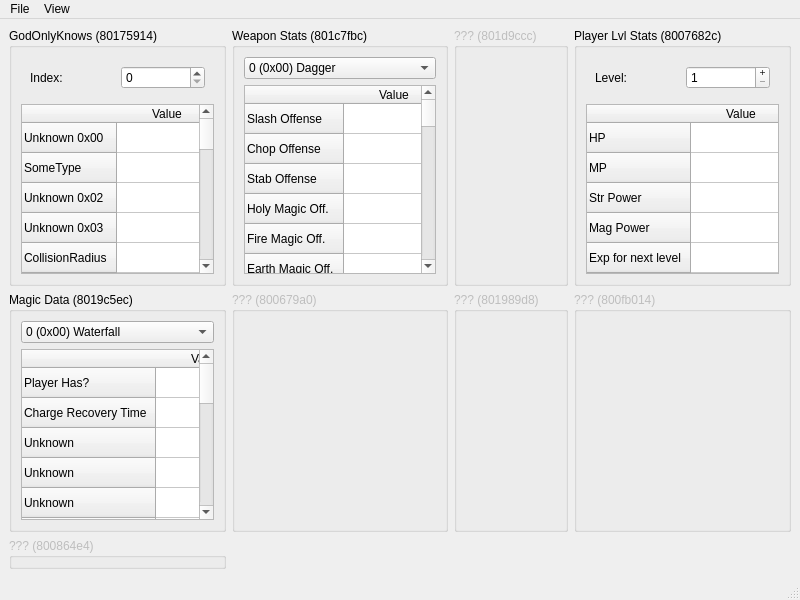
<?xml version="1.0" encoding="UTF-8"?>
<ui version="4.0">
 <class>MainWindow</class>
 <widget class="QMainWindow" name="MainWindow">
  <property name="geometry">
   <rect>
    <x>0</x>
    <y>0</y>
    <width>800</width>
    <height>600</height>
   </rect>
  </property>
  <property name="windowTitle">
   <string>MainWindow</string>
  </property>
  <widget class="QWidget" name="centralwidget">
   <layout class="QGridLayout" name="gridLayout">
    <item row="1" column="3">
     <widget class="QGroupBox" name="groupUnk5">
      <property name="enabled">
       <bool>false</bool>
      </property>
      <property name="title">
       <string>??? (800fb014)</string>
      </property>
     </widget>
    </item>
    <item row="1" column="2">
     <widget class="QGroupBox" name="groupUnk4">
      <property name="enabled">
       <bool>false</bool>
      </property>
      <property name="title">
       <string>??? (801989d8)</string>
      </property>
     </widget>
    </item>
    <item row="0" column="0">
     <widget class="QGroupBox" name="groupGodOnlyKnows">
      <property name="title">
       <string>GodOnlyKnows (80175914)</string>
      </property>
      <layout class="QVBoxLayout" name="verticalLayout_3">
       <item>
        <widget class="QWidget" name="widgetGOKControl" native="true">
         <layout class="QHBoxLayout" name="horizontalLayout_2">
          <item>
           <widget class="QLabel" name="labelGOKIndex">
            <property name="text">
             <string>Index:</string>
            </property>
           </widget>
          </item>
          <item>
           <widget class="QSpinBox" name="spinGOKIndex">
            <property name="maximum">
             <number>319</number>
            </property>
           </widget>
          </item>
         </layout>
        </widget>
       </item>
       <item>
        <widget class="QTableWidget" name="tableGOKData">
         <property name="editTriggers">
          <set>QAbstractItemView::NoEditTriggers</set>
         </property>
         <row>
          <property name="text">
           <string>Unknown 0x00</string>
          </property>
         </row>
         <row>
          <property name="text">
           <string>SomeType</string>
          </property>
         </row>
         <row>
          <property name="text">
           <string>Unknown 0x02</string>
          </property>
         </row>
         <row>
          <property name="text">
           <string>Unknown 0x03</string>
          </property>
         </row>
         <row>
          <property name="text">
           <string>CollisionRadius</string>
          </property>
         </row>
         <row>
          <property name="text">
           <string>Unknown 0x06</string>
          </property>
         </row>
         <row>
          <property name="text">
           <string>Unknown 0x07</string>
          </property>
         </row>
         <row>
          <property name="text">
           <string>Unknown 0x08</string>
          </property>
         </row>
         <row>
          <property name="text">
           <string>Unknown 0x09</string>
          </property>
         </row>
         <row>
          <property name="text">
           <string>Unknown 0x0A</string>
          </property>
         </row>
         <row>
          <property name="text">
           <string>Unknown 0x0B</string>
          </property>
         </row>
         <row>
          <property name="text">
           <string>Unknown 0x0C</string>
          </property>
         </row>
         <row>
          <property name="text">
           <string>Unknown 0x0D</string>
          </property>
         </row>
         <row>
          <property name="text">
           <string>Unknown 0x0E</string>
          </property>
         </row>
         <row>
          <property name="text">
           <string>Unknown 0x0F</string>
          </property>
         </row>
         <row>
          <property name="text">
           <string>Unknown 0x10</string>
          </property>
         </row>
         <row>
          <property name="text">
           <string>Unknown 0x11</string>
          </property>
         </row>
         <row>
          <property name="text">
           <string>Unknown 0x12</string>
          </property>
         </row>
         <row>
          <property name="text">
           <string>Unknown 0x13</string>
          </property>
         </row>
         <row>
          <property name="text">
           <string>Unknown 0x14</string>
          </property>
         </row>
         <row>
          <property name="text">
           <string>Unknown 0x15</string>
          </property>
         </row>
         <row>
          <property name="text">
           <string>Unknown 0x16</string>
          </property>
         </row>
         <row>
          <property name="text">
           <string>Unknown 0x17</string>
          </property>
         </row>
         <column>
          <property name="text">
           <string>Value</string>
          </property>
         </column>
        </widget>
       </item>
      </layout>
     </widget>
    </item>
    <item row="2" column="0">
     <widget class="QGroupBox" name="groupUnk6">
      <property name="enabled">
       <bool>false</bool>
      </property>
      <property name="title">
       <string>??? (800864e4)</string>
      </property>
     </widget>
    </item>
    <item row="1" column="0">
     <widget class="QGroupBox" name="groupMagic">
      <property name="title">
       <string>Magic Data (8019c5ec)</string>
      </property>
      <layout class="QVBoxLayout" name="verticalLayout_2">
       <item>
        <widget class="QComboBox" name="comboMagic">
         <item>
          <property name="text">
           <string>0 (0x00) Waterfall</string>
          </property>
         </item>
         <item>
          <property name="text">
           <string>1 (0x01) Stone</string>
          </property>
         </item>
         <item>
          <property name="text">
           <string>2 (0x02) Earth Wave</string>
          </property>
         </item>
         <item>
          <property name="text">
           <string>3 (0x03) Meteor</string>
          </property>
         </item>
         <item>
          <property name="text">
           <string>4 (0x04) Wind Cutter</string>
          </property>
         </item>
         <item>
          <property name="text">
           <string>5 (0x05) Ice Storm</string>
          </property>
         </item>
         <item>
          <property name="text">
           <string>6 (0x06) Freeze</string>
          </property>
         </item>
         <item>
          <property name="text">
           <string>7 (0x07) Fire Ball</string>
          </property>
         </item>
         <item>
          <property name="text">
           <string>8 (0x08) Fire Wall</string>
          </property>
         </item>
         <item>
          <property name="text">
           <string>9 (0x09) Fire Storm</string>
          </property>
         </item>
         <item>
          <property name="text">
           <string>10 (0x0A) Flame</string>
          </property>
         </item>
         <item>
          <property name="text">
           <string>11 (0x0B) Lightning Volt</string>
          </property>
         </item>
         <item>
          <property name="text">
           <string>12 (0x0C) Flash</string>
          </property>
         </item>
         <item>
          <property name="text">
           <string>13 (0x0D) Seath</string>
          </property>
         </item>
         <item>
          <property name="text">
           <string>14 (0x0E) Dispoison</string>
          </property>
         </item>
         <item>
          <property name="text">
           <string>15 (0x0F) Resist Fire</string>
          </property>
         </item>
         <item>
          <property name="text">
           <string>16 (0x10) Earth Heal</string>
          </property>
         </item>
         <item>
          <property name="text">
           <string>17 (0x11) Missile Shield</string>
          </property>
         </item>
         <item>
          <property name="text">
           <string>18 (0x12) Light</string>
          </property>
         </item>
         <item>
          <property name="text">
           <string>19 (0x13) Breath</string>
          </property>
         </item>
         <item>
          <property name="text">
           <string>20 (0x14) Dunno</string>
          </property>
         </item>
         <item>
          <property name="text">
           <string>21 (0x15) Dunno</string>
          </property>
         </item>
         <item>
          <property name="text">
           <string>22 (0x16) Dunno</string>
          </property>
         </item>
         <item>
          <property name="text">
           <string>23 (0x17) Dunno</string>
          </property>
         </item>
         <item>
          <property name="text">
           <string>24 (0x18) Dunno</string>
          </property>
         </item>
         <item>
          <property name="text">
           <string>25 (0x19) Dunno</string>
          </property>
         </item>
         <item>
          <property name="text">
           <string>26 (0x1A) Dunno</string>
          </property>
         </item>
         <item>
          <property name="text">
           <string>27 (0x1B) Dunno</string>
          </property>
         </item>
         <item>
          <property name="text">
           <string>28 (0x1C) Dunno</string>
          </property>
         </item>
         <item>
          <property name="text">
           <string>29 (0x1D) Dunno</string>
          </property>
         </item>
         <item>
          <property name="text">
           <string>30 (0x1E) Dunno</string>
          </property>
         </item>
         <item>
          <property name="text">
           <string>31 (0x1F) Dunno</string>
          </property>
         </item>
         <item>
          <property name="text">
           <string>32 (0x20) Dunno</string>
          </property>
         </item>
         <item>
          <property name="text">
           <string>33 (0x21) Dunno</string>
          </property>
         </item>
         <item>
          <property name="text">
           <string>34 (0x22) Dunno</string>
          </property>
         </item>
         <item>
          <property name="text">
           <string>35 (0x23) Dunno</string>
          </property>
         </item>
         <item>
          <property name="text">
           <string>36 (0x24) Dunno</string>
          </property>
         </item>
         <item>
          <property name="text">
           <string>37 (0x25) Dunno</string>
          </property>
         </item>
         <item>
          <property name="text">
           <string>38 (0x26) Dunno</string>
          </property>
         </item>
         <item>
          <property name="text">
           <string>39 (0x27) Dunno</string>
          </property>
         </item>
         <item>
          <property name="text">
           <string>40 (0x28) Dunno</string>
          </property>
         </item>
         <item>
          <property name="text">
           <string>41 (0x29) Dunno</string>
          </property>
         </item>
         <item>
          <property name="text">
           <string>42 (0x2A) Dunno</string>
          </property>
         </item>
         <item>
          <property name="text">
           <string>43 (0x2B) Dunno</string>
          </property>
         </item>
         <item>
          <property name="text">
           <string>44 (0x2C) Dunno</string>
          </property>
         </item>
         <item>
          <property name="text">
           <string>45 (0x2D) Dunno</string>
          </property>
         </item>
         <item>
          <property name="text">
           <string>46 (0x2E) Dunno</string>
          </property>
         </item>
         <item>
          <property name="text">
           <string>47 (0x2F) Dunno</string>
          </property>
         </item>
         <item>
          <property name="text">
           <string>48 (0x30) Dunno</string>
          </property>
         </item>
         <item>
          <property name="text">
           <string>49 (0x31) Dunno</string>
          </property>
         </item>
         <item>
          <property name="text">
           <string>50 (0x32) Dunno</string>
          </property>
         </item>
         <item>
          <property name="text">
           <string>51 (0x33) Dunno</string>
          </property>
         </item>
         <item>
          <property name="text">
           <string>52 (0x34) Dunno</string>
          </property>
         </item>
         <item>
          <property name="text">
           <string>53 (0x35) Dunno</string>
          </property>
         </item>
         <item>
          <property name="text">
           <string>54 (0x36) Dunno</string>
          </property>
         </item>
         <item>
          <property name="text">
           <string>55 (0x37) Dunno</string>
          </property>
         </item>
         <item>
          <property name="text">
           <string>56 (0x38) Dunno</string>
          </property>
         </item>
         <item>
          <property name="text">
           <string>57 (0x39) Dunno</string>
          </property>
         </item>
         <item>
          <property name="text">
           <string>58 (0x3A) Dunno</string>
          </property>
         </item>
         <item>
          <property name="text">
           <string>59 (0x3B) Dunno</string>
          </property>
         </item>
         <item>
          <property name="text">
           <string>60 (0x3C) Dunno</string>
          </property>
         </item>
         <item>
          <property name="text">
           <string>61 (0x3D) Dunno</string>
          </property>
         </item>
         <item>
          <property name="text">
           <string>62 (0x3E) Dunno</string>
          </property>
         </item>
        </widget>
       </item>
       <item>
        <widget class="QTableWidget" name="tableMagicData">
         <property name="editTriggers">
          <set>QAbstractItemView::NoEditTriggers</set>
         </property>
         <row>
          <property name="text">
           <string>Player Has?</string>
          </property>
         </row>
         <row>
          <property name="text">
           <string>Charge Recovery Time</string>
          </property>
         </row>
         <row>
          <property name="text">
           <string>Unknown</string>
          </property>
         </row>
         <row>
          <property name="text">
           <string>Unknown</string>
          </property>
         </row>
         <row>
          <property name="text">
           <string>Unknown</string>
          </property>
         </row>
         <row>
          <property name="text">
           <string>Unknown</string>
          </property>
         </row>
         <row>
          <property name="text">
           <string>Unknown</string>
          </property>
         </row>
         <row>
          <property name="text">
           <string>Unknown</string>
          </property>
         </row>
         <row>
          <property name="text">
           <string>Some Damage 1</string>
          </property>
         </row>
         <row>
          <property name="text">
           <string>Some Damage 2</string>
          </property>
         </row>
         <row>
          <property name="text">
           <string>Some Damage 3</string>
          </property>
         </row>
         <row>
          <property name="text">
           <string>Fire Damage</string>
          </property>
         </row>
         <row>
          <property name="text">
           <string>Earth Damage</string>
          </property>
         </row>
         <row>
          <property name="text">
           <string>Wind Damage</string>
          </property>
         </row>
         <row>
          <property name="text">
           <string>Water Damage</string>
          </property>
         </row>
         <row>
          <property name="text">
           <string>MP Cost</string>
          </property>
         </row>
         <row>
          <property name="text">
           <string>Unknown</string>
          </property>
         </row>
         <row>
          <property name="text">
           <string>Unknown</string>
          </property>
         </row>
         <column>
          <property name="text">
           <string>Value</string>
          </property>
         </column>
        </widget>
       </item>
      </layout>
     </widget>
    </item>
    <item row="0" column="1">
     <widget class="QGroupBox" name="groupWeaponStats">
      <property name="enabled">
       <bool>true</bool>
      </property>
      <property name="title">
       <string>Weapon Stats (801c7fbc)</string>
      </property>
      <layout class="QVBoxLayout" name="verticalLayout_4">
       <item>
        <widget class="QComboBox" name="comboWeapon">
         <item>
          <property name="text">
           <string>0 (0x00) Dagger</string>
          </property>
         </item>
         <item>
          <property name="text">
           <string>1 (0x01) Short Sword</string>
          </property>
         </item>
         <item>
          <property name="text">
           <string>2 (0x02) Knight Sword</string>
          </property>
         </item>
         <item>
          <property name="text">
           <string>3 (0x03) Morning Star</string>
          </property>
         </item>
         <item>
          <property name="text">
           <string>4 (0x04) Battle Hammer</string>
          </property>
         </item>
         <item>
          <property name="text">
           <string>5 (0x05) Bastard Sword</string>
          </property>
         </item>
         <item>
          <property name="text">
           <string>6 (0x06) Crescent Axe</string>
          </property>
         </item>
         <item>
          <property name="text">
           <string>7 (0x07) A</string>
          </property>
         </item>
         <item>
          <property name="text">
           <string>8 (0x08) A</string>
          </property>
         </item>
         <item>
          <property name="text">
           <string>9 (0x09) Flame Sword</string>
          </property>
         </item>
         <item>
          <property name="text">
           <string>10 (0x0A) Shiden</string>
          </property>
         </item>
         <item>
          <property name="text">
           <string>11 (0x0B) Spider</string>
          </property>
         </item>
         <item>
          <property name="text">
           <string>12 (0x0C) Ice Blade</string>
          </property>
         </item>
         <item>
          <property name="text">
           <string>13 (0x0D) Seath's Sword</string>
          </property>
         </item>
         <item>
          <property name="text">
           <string>14 (0x0E) Moonlight Sword</string>
          </property>
         </item>
         <item>
          <property name="text">
           <string>15 (0x0F) Dark Slayer</string>
          </property>
         </item>
         <item>
          <property name="text">
           <string>16 (0x10) Bow</string>
          </property>
         </item>
         <item>
          <property name="text">
           <string>17 (0x11) Arbalest</string>
          </property>
         </item>
        </widget>
       </item>
       <item>
        <widget class="QTableWidget" name="tableWeaponStats">
         <row>
          <property name="text">
           <string>Slash Offense</string>
          </property>
         </row>
         <row>
          <property name="text">
           <string>Chop Offense</string>
          </property>
         </row>
         <row>
          <property name="text">
           <string>Stab Offense</string>
          </property>
         </row>
         <row>
          <property name="text">
           <string>Holy Magic Off.</string>
          </property>
         </row>
         <row>
          <property name="text">
           <string>Fire Magic Off.</string>
          </property>
         </row>
         <row>
          <property name="text">
           <string>Earth Magic Off.</string>
          </property>
         </row>
         <row>
          <property name="text">
           <string>Wind Magic Off.</string>
          </property>
         </row>
         <row>
          <property name="text">
           <string>Water Magic Off.</string>
          </property>
         </row>
         <row>
          <property name="text">
           <string>Unknown 0x10</string>
          </property>
         </row>
         <row>
          <property name="text">
           <string>Unknown 0x11</string>
          </property>
         </row>
         <row>
          <property name="text">
           <string>Unknown 0x12</string>
          </property>
         </row>
         <row>
          <property name="text">
           <string>Unknown 0x13</string>
          </property>
         </row>
         <row>
          <property name="text">
           <string>Unknown 0x14</string>
          </property>
         </row>
         <row>
          <property name="text">
           <string>Unknown 0x15</string>
          </property>
         </row>
         <row>
          <property name="text">
           <string>Unknown 0x16</string>
          </property>
         </row>
         <row>
          <property name="text">
           <string>Unknown 0x17</string>
          </property>
         </row>
         <row>
          <property name="text">
           <string>Unknown 0x18</string>
          </property>
         </row>
         <row>
          <property name="text">
           <string>Unknown 0x19</string>
          </property>
         </row>
         <row>
          <property name="text">
           <string>Unknown 0x1A</string>
          </property>
         </row>
         <row>
          <property name="text">
           <string>Unknown 0x1B</string>
          </property>
         </row>
         <row>
          <property name="text">
           <string>Unknown 0x1C</string>
          </property>
         </row>
         <row>
          <property name="text">
           <string>Unknown 0x1D</string>
          </property>
         </row>
         <row>
          <property name="text">
           <string>Unknown 0x1E</string>
          </property>
         </row>
         <row>
          <property name="text">
           <string>Unknown 0x1F</string>
          </property>
         </row>
         <row>
          <property name="text">
           <string>Unknown 0x20</string>
          </property>
         </row>
         <row>
          <property name="text">
           <string>Unknown 0x21</string>
          </property>
         </row>
         <row>
          <property name="text">
           <string>Unknown 0x22</string>
          </property>
         </row>
         <row>
          <property name="text">
           <string>Unknown 0x23</string>
          </property>
         </row>
         <row>
          <property name="text">
           <string>Unknown 0x24</string>
          </property>
         </row>
         <row>
          <property name="text">
           <string>Unknown 0x25</string>
          </property>
         </row>
         <row>
          <property name="text">
           <string>Unknown 0x26</string>
          </property>
         </row>
         <row>
          <property name="text">
           <string>Unknown 0x27</string>
          </property>
         </row>
         <row>
          <property name="text">
           <string>Unknown 0x28</string>
          </property>
         </row>
         <row>
          <property name="text">
           <string>Unknown 0x29</string>
          </property>
         </row>
         <row>
          <property name="text">
           <string>Unknown 0x2A</string>
          </property>
         </row>
         <row>
          <property name="text">
           <string>Unknown 0x2B</string>
          </property>
         </row>
         <row>
          <property name="text">
           <string>Unknown 0x2C</string>
          </property>
         </row>
         <row>
          <property name="text">
           <string>Unknown 0x2D</string>
          </property>
         </row>
         <row>
          <property name="text">
           <string>Unknown 0x2E</string>
          </property>
         </row>
         <row>
          <property name="text">
           <string>Unknown 0x2F</string>
          </property>
         </row>
         <row>
          <property name="text">
           <string>Unknown 0x30</string>
          </property>
         </row>
         <row>
          <property name="text">
           <string>Unknown 0x31</string>
          </property>
         </row>
         <row>
          <property name="text">
           <string>Unknown 0x32</string>
          </property>
         </row>
         <row>
          <property name="text">
           <string>Unknown 0x33</string>
          </property>
         </row>
         <row>
          <property name="text">
           <string>Unknown 0x34</string>
          </property>
         </row>
         <row>
          <property name="text">
           <string>Unknown 0x35</string>
          </property>
         </row>
         <row>
          <property name="text">
           <string>Unknown 0x36</string>
          </property>
         </row>
         <row>
          <property name="text">
           <string>Unknown 0x37</string>
          </property>
         </row>
         <row>
          <property name="text">
           <string>Unknown 0x38</string>
          </property>
         </row>
         <row>
          <property name="text">
           <string>Unknown 0x39</string>
          </property>
         </row>
         <row>
          <property name="text">
           <string>Unknown 0x3A</string>
          </property>
         </row>
         <row>
          <property name="text">
           <string>Unknown 0x3B</string>
          </property>
         </row>
         <row>
          <property name="text">
           <string>Unknown 0x3C</string>
          </property>
         </row>
         <row>
          <property name="text">
           <string>Unknown 0x3D</string>
          </property>
         </row>
         <row>
          <property name="text">
           <string>Unknown 0x3E</string>
          </property>
         </row>
         <row>
          <property name="text">
           <string>Unknown 0x3F</string>
          </property>
         </row>
         <row>
          <property name="text">
           <string>Unknown 0x40</string>
          </property>
         </row>
         <row>
          <property name="text">
           <string>Unknown 0x41</string>
          </property>
         </row>
         <row>
          <property name="text">
           <string>Unknown 0x42</string>
          </property>
         </row>
         <row>
          <property name="text">
           <string>Unknown 0x43</string>
          </property>
         </row>
         <column>
          <property name="text">
           <string>Value</string>
          </property>
         </column>
        </widget>
       </item>
      </layout>
     </widget>
    </item>
    <item row="0" column="2">
     <widget class="QGroupBox" name="groupUnk2">
      <property name="enabled">
       <bool>false</bool>
      </property>
      <property name="title">
       <string>??? (801d9ccc)</string>
      </property>
     </widget>
    </item>
    <item row="1" column="1">
     <widget class="QGroupBox" name="groupUnk3">
      <property name="enabled">
       <bool>false</bool>
      </property>
      <property name="title">
       <string>??? (800679a0)</string>
      </property>
     </widget>
    </item>
    <item row="0" column="3">
     <widget class="QGroupBox" name="groupLvlStats">
      <property name="title">
       <string>Player Lvl Stats (8007682c)</string>
      </property>
      <layout class="QVBoxLayout" name="verticalLayout">
       <item>
        <widget class="QWidget" name="widgetLvlControl" native="true">
         <layout class="QHBoxLayout" name="horizontalLayout">
          <item>
           <widget class="QLabel" name="labelLevel">
            <property name="text">
             <string>Level:</string>
            </property>
           </widget>
          </item>
          <item>
           <widget class="QSpinBox" name="spinLevel">
            <property name="buttonSymbols">
             <enum>QAbstractSpinBox::PlusMinus</enum>
            </property>
            <property name="prefix">
             <string/>
            </property>
            <property name="minimum">
             <number>1</number>
            </property>
           </widget>
          </item>
         </layout>
        </widget>
       </item>
       <item>
        <widget class="QTableWidget" name="tableLvlData">
         <property name="editTriggers">
          <set>QAbstractItemView::NoEditTriggers</set>
         </property>
         <row>
          <property name="text">
           <string>HP</string>
          </property>
         </row>
         <row>
          <property name="text">
           <string>MP</string>
          </property>
         </row>
         <row>
          <property name="text">
           <string>Str Power</string>
          </property>
         </row>
         <row>
          <property name="text">
           <string>Mag Power</string>
          </property>
         </row>
         <row>
          <property name="text">
           <string>Exp for next level</string>
          </property>
         </row>
         <column>
          <property name="text">
           <string>Value</string>
          </property>
         </column>
         <item row="0" column="0">
          <property name="text">
           <string/>
          </property>
         </item>
        </widget>
       </item>
      </layout>
     </widget>
    </item>
   </layout>
  </widget>
  <widget class="QMenuBar" name="menubar">
   <property name="geometry">
    <rect>
     <x>0</x>
     <y>0</y>
     <width>800</width>
     <height>19</height>
    </rect>
   </property>
   <widget class="QMenu" name="menuFile">
    <property name="title">
     <string>File</string>
    </property>
    <addaction name="actionLoad_FDAT_28"/>
   </widget>
   <widget class="QMenu" name="menuView">
    <property name="title">
     <string>View</string>
    </property>
    <addaction name="actionShow_Hide_Unknown"/>
   </widget>
   <addaction name="menuFile"/>
   <addaction name="menuView"/>
  </widget>
  <widget class="QStatusBar" name="statusbar"/>
  <action name="actionLoad_FDAT_28">
   <property name="text">
    <string>Load FDAT 28</string>
   </property>
   <property name="shortcut">
    <string>Ctrl+O</string>
   </property>
  </action>
  <action name="actionShow_Hide_Unknown">
   <property name="checkable">
    <bool>true</bool>
   </property>
   <property name="text">
    <string>Hide Unknown</string>
   </property>
  </action>
 </widget>
 <resources/>
 <connections/>
</ui>
